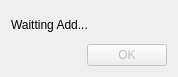
<?xml version="1.0" encoding="UTF-8"?>
<ui version="4.0">
 <class>WaittingDialog</class>
 <widget class="QDialog" name="WaittingDialog">
  <property name="geometry">
   <rect>
    <x>0</x>
    <y>0</y>
    <width>178</width>
    <height>77</height>
   </rect>
  </property>
  <property name="windowTitle">
   <string>WaittingDialog</string>
  </property>
  <layout class="QVBoxLayout" name="verticalLayout">
   <item>
    <widget class="QLabel" name="label">
     <property name="text">
      <string>Waitting Add...</string>
     </property>
    </widget>
   </item>
   <item>
    <layout class="QHBoxLayout" name="horizontalLayout">
     <item>
      <spacer name="horizontalSpacer">
       <property name="orientation">
        <enum>Qt::Horizontal</enum>
       </property>
       <property name="sizeHint" stdset="0">
        <size>
         <width>40</width>
         <height>20</height>
        </size>
       </property>
      </spacer>
     </item>
     <item>
      <widget class="QPushButton" name="okBtn">
       <property name="enabled">
        <bool>false</bool>
       </property>
       <property name="text">
        <string>OK</string>
       </property>
      </widget>
     </item>
    </layout>
   </item>
  </layout>
 </widget>
 <layoutdefault spacing="6" margin="11"/>
 <resources/>
 <connections/>
</ui>
